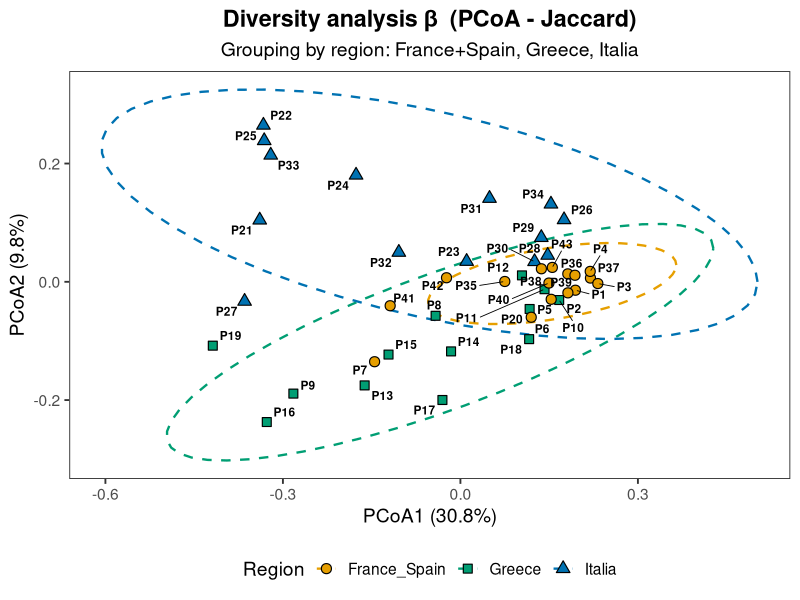
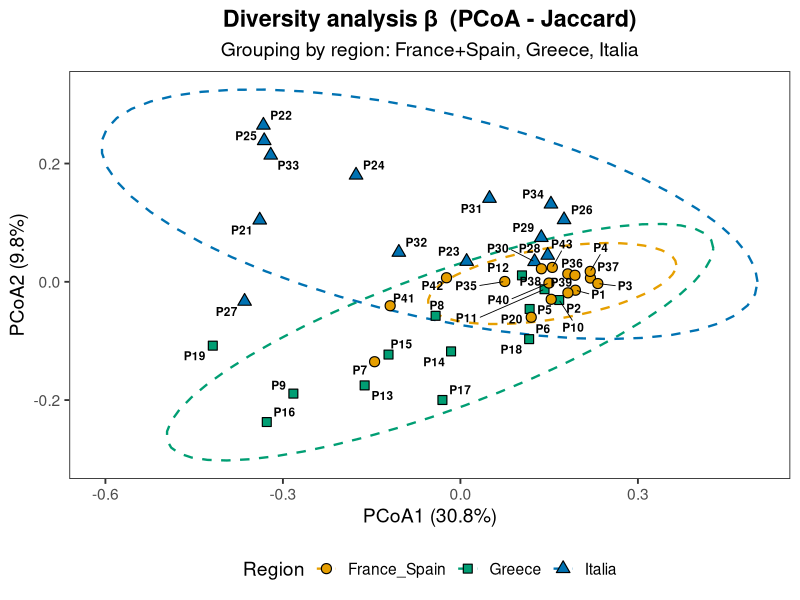

The R script that drew these images, in order:
# Packages
library(tidyverse)
library(vegan)     # for β-diversity
library(ggrepel)   # to avoid overlapping labels

# 1. Load matrix
mat <- read.delim("taxa_presence_absence_min10.tsv",
                  row.names = 1, check.names = FALSE)

# 2. Transpose: row = sample, columns = taxa
mat_t <- t(mat)

# 3. Clean: remove completely empty lines
mat_t <- mat_t[rowSums(mat_t) > 0, ]

# 4. Calculate Jaccard distance (binary)
dist_jaccard <- vegdist(mat_t, method = "jaccard", binary = TRUE)

# 5. PCoA (classic ordination)
pcoa_res <- cmdscale(dist_jaccard, k = 2, eig = TRUE)

# 6. % of variance explained by each axis
var_expl <- round(100 * pcoa_res$eig[1:2] / sum(pcoa_res$eig), 1)

# 7. Building the ggplot data.frame
df_plot <- as.data.frame(pcoa_res$points) %>%
  setNames(c("PCoA1", "PCoA2")) %>%
  rownames_to_column("Sample") %>%
  mutate(
    Group = case_when(
      Sample %in% paste0("P", c(1:7, 35:43)) ~ "France_Spain",
      Sample %in% paste0("P", 8:20)          ~ "Greece",
      Sample %in% paste0("P", 21:34)         ~ "Italia",
      TRUE                                   ~ NA_character_
    )
  )

# 8. Plot 
pcoa_plot <- ggplot(df_plot, aes(x = PCoA1, y = PCoA2)) +
  # Ellipses 95% (colored outline)
  stat_ellipse(aes(group = Group, color = Group),
               type = "t", linetype = "dashed", size = 0.8, level = 0.95) +
  # Dots with filling + black border
  geom_point(aes(fill = Group, shape = Group),
             size = 3, stroke = 0.6, color = "black") +
  # Sample labels
  geom_text_repel(aes(label = Sample),
                  size = 3, fontface = "bold", max.overlaps = 15, segment.size = 0.3) +
  # Titles
  labs(
    title    = "Diversity analysis β  (PCoA - Jaccard)",
    subtitle = "Grouping by region: France+Spain, Greece, Italia",
    x = paste0("PCoA1 (", var_expl[1], "%)"),
    y = paste0("PCoA2 (", var_expl[2], "%)")
  ) +
  # Filling points
  scale_fill_manual(
    name = "Region",
    values = c(
      "France_Spain" = "#E69F00",  # orange
      "Greece"       = "#009E73",  # vert
      "Italia"       = "#0072B2"   # bleu
    )
  ) +
  # Color of ellipses
  scale_color_manual(
    name = "Region",
    values = c(
      "France_Spain" = "#E69F00",
      "Greece"       = "#009E73",
      "Italia"       = "#0072B2"
    )
  ) +
  # Group shapes
  scale_shape_manual(
    name = "Region",
    values = c("France_Spain" = 21, "Greece" = 22, "Italia" = 24)
  ) +
  # Own theme
  theme_bw(base_size = 14) +
  theme(
    panel.grid.major = element_blank(),
    panel.grid.minor = element_blank(),
    legend.position  = "bottom",
    legend.box       = "horizontal",
    plot.title       = element_text(hjust = 0.5, face = "bold"),
    plot.subtitle    = element_text(hjust = 0.5)
  )

# 9. Display + export
print(pcoa_plot)

ggsave("PCoA_Jaccard_regions_bordered_final.pdf", plot = pcoa_plot,
       width = 7, height = 5)
